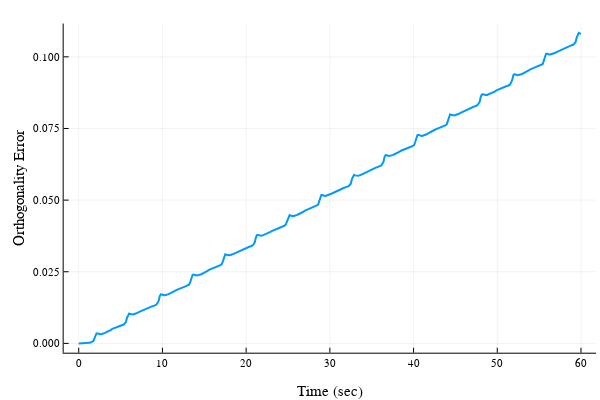

This figure's notebook cell:
### Code cell
#Plot the orthogonality error vs. time for the rotation matrix
Qerr = zeros(length(sol_Q.t))
for k = 1:length(sol_Q.t)
    Qk = reshape(sol_Q.u[k][1:9],3,3)
    Qerr[k] = tr(Qk'*Qk - I(3))
end

plot(sol_Q.t,Qerr,xlabel="Time (sec)",ylabel="Orthogonality Error",label="",lw=2)

### Figure 1 — Plotly figure (JSON) as saved in the notebook; plotly's stock layout.template omitted (floating-point values rounded to 4 significant figures; data arrays with more than 128 entries replaced by an {"elided": "..."} marker saying what was removed)
{"data": [{"colorbar": {"title": ""}, "legendgroup": "", "line": {"color": "rgba(0, 154, 250, 1.000)", "dash": "solid", "shape": "linear", "width": 2}, "mode": "lines", "name": "", "showlegend": false, "type": "scatter", "x": {"elided": "455 float values"}, "xaxis": "x", "y": {"elided": "455 float values"}, "yaxis": "y", "zmax": null, "zmin": null}], "layout": {"annotations": [], "height": 400, "legend": {"bgcolor": "rgba(255, 255, 255, 1.000)", "bordercolor": "rgba(0, 0, 0, 1.000)", "borderwidth": 1, "font": {"color": "rgba(0, 0, 0, 1.000)", "family": "sans-serif", "size": 11}, "title": {"font": {"color": "rgba(0, 0, 0, 1.000)", "family": "sans-serif", "size": 15}, "text": ""}, "tracegroupgap": 0, "traceorder": "normal", "x": 1, "xanchor": "auto", "y": 1, "yanchor": "auto"}, "margin": {"b": 20, "l": 0, "r": 0, "t": 20}, "paper_bgcolor": "rgba(255, 255, 255, 1.000)", "plot_bgcolor": "rgba(255, 255, 255, 1.000)", "showlegend": true, "width": 600, "xaxis": {"anchor": "y", "domain": [0.1061, 0.9934], "gridcolor": "rgba(0, 0, 0, 0.100)", "gridwidth": 0.5, "linecolor": "rgba(0, 0, 0, 1.000)", "mirror": false, "range": [-1.8, 61.8], "showgrid": true, "showline": true, "showticklabels": true, "tickangle": 0, "tickcolor": "rgb(0, 0, 0)", "tickfont": {"color": "rgba(0, 0, 0, 1.000)", "family": "sans-serif", "size": 11}, "tickmode": "array", "ticks": "inside", "ticktext": ["0", "10", "20", "30", "40", "50", "60"], "tickvals": [0, 10, 20, 30, 40, 50, 60], "title": "Time (sec)", "titlefont": {"color": "rgba(0, 0, 0, 1.000)", "family": "sans-serif", "size": 15}, "type": "-", "visible": true, "zeroline": false, "zerolinecolor": "rgba(0, 0, 0, 1.000)"}, "yaxis": {"anchor": "x", "domain": [0.07581, 0.9902], "gridcolor": "rgba(0, 0, 0, 0.100)", "gridwidth": 0.5, "linecolor": "rgba(0, 0, 0, 1.000)", "mirror": false, "range": [-0.003251, 0.1116], "showgrid": true, "showline": true, "showticklabels": true, "tickangle": 0, "tickcolor": "rgb(0, 0, 0)", "tickfont": {"color": "rgba(0, 0, 0, 1.000)", "family": "sans-serif", "size": 11}, "tickmode": "array", "ticks": "inside", "ticktext": ["0.000", "0.025", "0.050", "0.075", "0.100"], "tickvals": [0, 0.025, 0.05, 0.075, 0.1], "title": "Orthogonality Error", "titlefont": {"color": "rgba(0, 0, 0, 1.000)", "family": "sans-serif", "size": 15}, "type": "-", "visible": true, "zeroline": false, "zerolinecolor": "rgba(0, 0, 0, 1.000)"}}}
